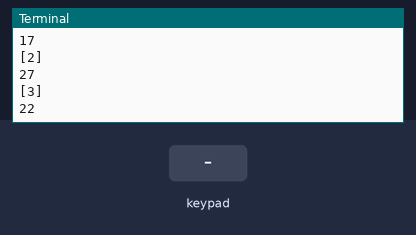
This program was run on a simulated Raspberry Pi (BCM pin numbers). Parts: the last lines printed to the terminal. The test bench sets the inputs (shaded band).

Above: at 1.2 s.
1.3 s: key '*' pressed
At 2.5 s:
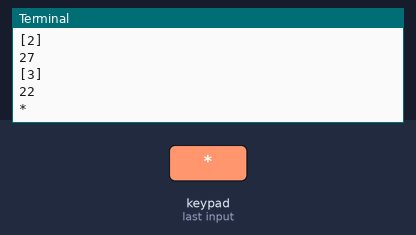
2.8 s: keypad keys 1 2 pressed 0.4 s apart
At 4.1 s:
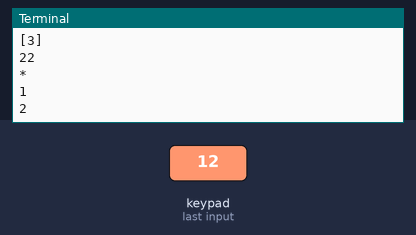
5.1 s: key '9' pressed
At 5.5 s:
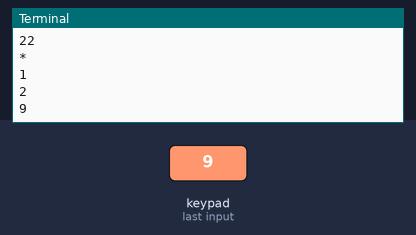
Timing chart, 0 to 8.1 s (numbered marks = the images above; inputs shaded):
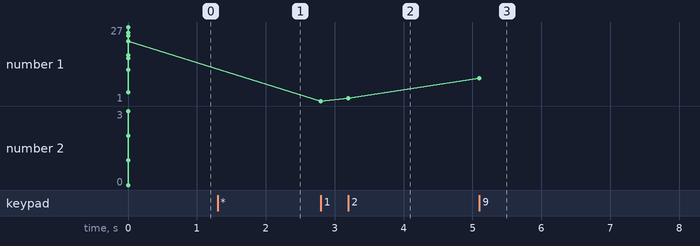

The program:

numpad.py
```python
import sys
import RPi.GPIO as GPIO

#GPIO.setmode(GPIO.BOARD)
GPIO.setmode(GPIO.BCM)
#GPIO.setwarnings(False)

MATRIX = [ [1,2,3,'A'],
           [4,5,6,'B'],
           [7,8,9,'C'],
           ['*',0,'#','D']]

#ROW = [7,11,13,15]
#COL = [12,16,18,22]

ROW = [4,17,27,22]
COL = [16,12,24,25]  #18,23,24,25]

print "Pas1"

for j in range(4):
    print [j]
    print COL[j]

    GPIO.setup(COL[j], GPIO.OUT)
    GPIO.output(COL[j],1)


for i in range(4):
    GPIO.setup(ROW[i], GPIO.IN, pull_up_down = GPIO.PUD_UP)
    print [i]
    print ROW[i]

try:
        while(True):
            for j in range(4):
                GPIO.output(COL[j],0)
                #print [j]
                #print "pas2"

                for i in range(4):
                    #print i
                    #print "pas3"
                    if GPIO.input(ROW[i]) == 0:
                        print (MATRIX[i] [j])
                        while(GPIO.input(ROW[i]) == 0):
                            pass


                GPIO.output(COL[j],1)
except KeyboardInterrupt:
        GPIO.cleanup()
```

Measured:
- after the input at 1.3 s, the terminal: prints a new line at once (image 1)
- after the input at 2.8 s, the terminal: prints a new line at once (image 2)
- after the input at 5.1 s, the terminal: prints a new line at once (image 3)
- plotted number 1: 2 → 9 after the input at 5.1 s
